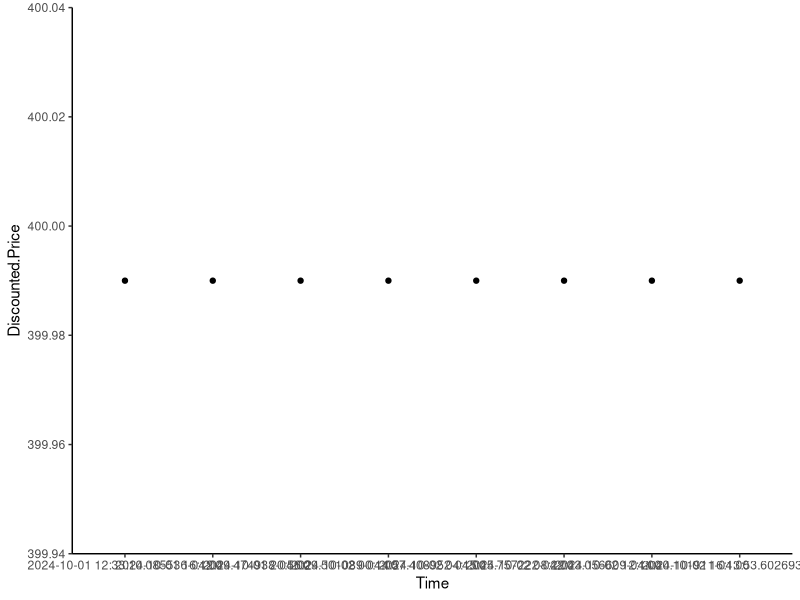

Reproduce this figure in R. (Note: this script raises an error after producing the figure.)
library(tidyverse)
dat <- read.csv('data.csv')

dat <- dat %>% filter(Name == "AMD Ryzen™ 7 7700X, Gigabyte B650 Gaming X AX v2, 32GB DDR5")
dat$Discounted.Price = as.numeric(gsub("\\$", "", dat$Discounted.Price))
ggplot(data=dat, aes(x=Time, y=Discounted.Price)) +
  geom_point() + 
  theme_classic()

unique(dat$Name)

for(x in unique(dat$Name)){
  tempdat <- dat %>% filter(Name == x)
  tempdat$Discounted.Price = as.numeric(gsub("\\$", "", tempdat$Discounted.Price))
  
  print(ggplot(data=tempdat, aes(x=Time, y=Discounted.Price)) +
    geom_point() + 
    theme_classic() + 
    ggtitle(Name))
  break;
}

str(dat)
plot(dat$Time, dat$Discounted.Price)

